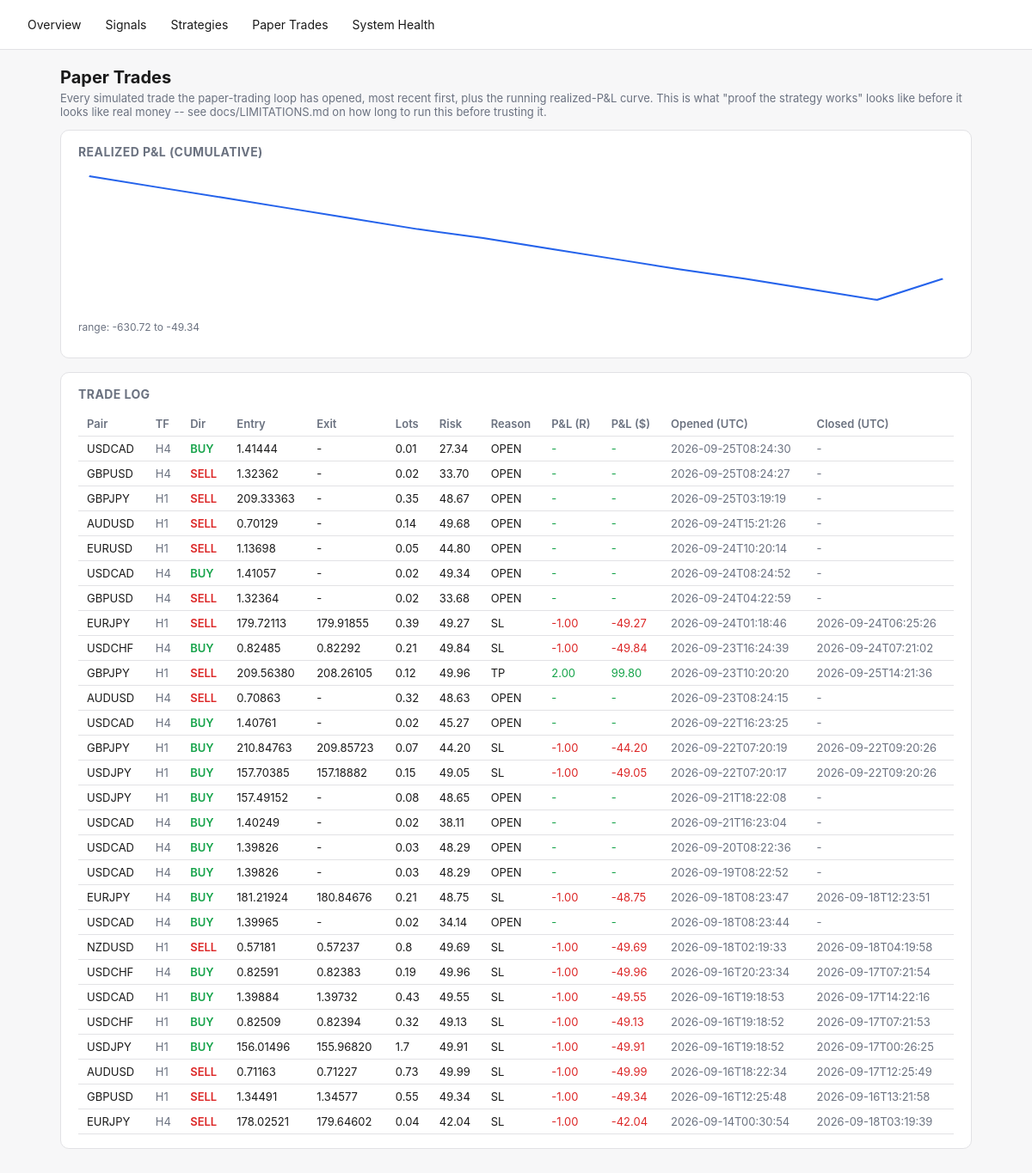
Screenshot of /paper-trades with the database file from the repository.
### tables this page shows
CREATE TABLE paper_trades (
    id INTEGER PRIMARY KEY AUTOINCREMENT,
    signal_id TEXT REFERENCES signals(id),
    pair TEXT NOT NULL,
    direction TEXT NOT NULL,
    entry_time TEXT NOT NULL,
    entry_price REAL NOT NULL,
    stop_loss REAL NOT NULL,
    take_profit REAL NOT NULL,
    lots REAL,                 -- position size at entry (fx_engine.position_sizing), if it could be computed
    risk_amount REAL,          -- dollar amount risked at entry, lots * stop_distance * pip_value
    exit_time TEXT,
    exit_price REAL,
    exit_reason TEXT,
    pnl_r REAL,
    pnl_amount REAL,           -- real dollar P&L = pnl_r * risk_amount (NULL if risk_amount unknown)
    created_at TEXT NOT NULL
, timeframe TEXT NOT NULL DEFAULT 'H4');

### fx_engine/dashboard.py (the view)
    @app.route("/paper-trades")
    def paper_trades_page():
        d = get_db()
        curve = d.paper_equity_curve()
        return render_template(
            "paper_trades.html", trades=d.recent_paper_trades(limit=200), curve=curve,
            svg_points=_equity_curve_svg_points(curve),
            curve_min=min((p["cumulative"] for p in curve), default=0.0),
            curve_max=max((p["cumulative"] for p in curve), default=0.0),
        )

### fx_engine/dashboard.py (called while the page is built)
def _equity_curve_svg_points(curve: list[dict], width: int = 640, height: int = 160, pad: int = 8) -> str:
    if len(curve) < 2:
        return ""
    values = [p["cumulative"] for p in curve]
    lo, hi = min(values), max(values)
    span = (hi - lo) or 1.0
    n = len(values)
    points = []
    for i, v in enumerate(values):
        x = pad + (i / (n - 1)) * (width - 2 * pad)
        y = pad + (1 - (v - lo) / span) * (height - 2 * pad)
        points.append(f"{x:.1f},{y:.1f}")
    return " ".join(points)

### fx_engine/db.py (called while the page is built)
    @contextmanager
    def _conn(self):
        conn = sqlite3.connect(self.path)
        conn.row_factory = sqlite3.Row
        try:
            yield conn
            conn.commit()
        finally:
            conn.close()

    def recent_paper_trades(self, limit: int = 100) -> list[dict]:
        with self._conn() as conn:
            rows = conn.execute(
                "SELECT * FROM paper_trades ORDER BY created_at DESC LIMIT ?", (limit,),
            ).fetchall()
        return [dict(r) for r in rows]

    def paper_equity_curve(self) -> list[dict]:
        with self._conn() as conn:
            rows = conn.execute(
                """SELECT exit_time, pnl_amount FROM paper_trades
                   WHERE exit_time IS NOT NULL AND pnl_amount IS NOT NULL
                   ORDER BY exit_time ASC"""
            ).fetchall()
        cumulative = 0.0
        curve = []
        for r in rows:
            cumulative += r["pnl_amount"]
            curve.append({"exit_time": r["exit_time"], "pnl_amount": r["pnl_amount"], "cumulative": cumulative})
        return curve

### fx_engine/templates/paper_trades.html (shortened to what this page needs)
{% extends "base.html" %}
{% block content %}
<h1>Paper Trades</h1>
<p class="lede">Every simulated trade the paper-trading loop has opened, most recent first, plus the running
realized-P&amp;L curve. This is what "proof the strategy works" looks like before it looks like real money -- see
docs/LIMITATIONS.md on how long to run this before trusting it.</p>
<div class="card">
  <h2>Realized P&amp;L (cumulative)</h2>
  {% if svg_points %}
  <svg viewBox="0 0 640 160" width="100%" height="160" preserveAspectRatio="none">
    <polyline points="{{ svg_points }}" fill="none" stroke="var(--accent)" stroke-width="2" />
  </svg>
  <p class="muted" style="font-size:12px;">range: {{ "%.2f"|format(curve_min) }} to {{ "%.2f"|format(curve_max) }}</p>
  {% else %}
  <p class="muted">Not enough closed trades yet for a curve (need at least 2).</p>
  {% endif %}
</div>
<div class="card">
  <h2>Trade Log</h2>
  <div class="overflow">
  <table>
    <tr>
      <th>Pair</th><th>TF</th><th>Dir</th><th>Entry</th><th>Exit</th><th>Lots</th><th>Risk</th>
      <th>Reason</th><th>P&amp;L (R)</th><th>P&amp;L ($)</th><th>Opened (UTC)</th><th>Closed (UTC)</th>
    </tr>
    {% for t in trades %}
    <tr>
      <td>{{ t.pair }}</td>
      <td class="muted">{{ t.timeframe or "H4" }}</td>
      <td class="{{ 'buy' if t.direction=='BUY' else 'sell' }}">{{ t.direction }}</td>
      <td>{{ "%.5f"|format(t.entry_price) }}</td>
      <td>{{ "%.5f"|format(t.exit_price) if t.exit_price is not none else "-" }}</td>
      <td>{{ t.lots if t.lots is not none else "-" }}</td>
      <td>{{ "%.2f"|format(t.risk_amount) if t.risk_amount is not none else "-" }}</td>
      <td>{{ t.exit_reason or "OPEN" }}</td>
      <td style="color:{{ 'var(--green)' if (t.pnl_r or 0) >= 0 else 'var(--red)' }}">
        {{ "%.2f"|format(t.pnl_r) if t.pnl_r is not none else "-" }}
      </td>
      <td style="color:{{ 'var(--green)' if (t.pnl_amount or 0) >= 0 else 'var(--red)' }}">
        {{ "%.2f"|format(t.pnl_amount) if t.pnl_amount is not none else "-" }}
      </td>
      <td class="muted">{{ t.entry_time[:19] }}</td>
      <td class="muted">{{ t.exit_time[:19] if t.exit_time else "-" }}</td>
    </tr>
    {% else %}
    <tr><td colspan="12" class="muted">No paper trades yet -- run `python -m fx_engine.main paper --once`.</td></tr>
    {% endfor %}
  </table>
  </div>
</div>
{% endblock %}

### fx_engine/templates/base.html (style rules this page uses)
:root { --bg:#f7f7f8; --fg:#1a1a1a; --card:#ffffff; --border:#e2e2e5; --accent:#2563eb; --green:#16a34a; --red:#dc2626; --amber:#d97706; --muted:#6b7280; }
* { box-sizing: border-box; }
body { margin:0; font-family:-apple-system,BlinkMacSystemFont,"Segoe UI",sans-serif; background:var(--bg); color:var(--fg); }
.card { background:var(--card); border:1px solid var(--border); border-radius:10px; padding:16px 20px; margin-bottom:16px; }
table { width:100%; border-collapse:collapse; font-size:13px; }
th, td { text-align:left; padding:6px 10px; border-bottom:1px solid var(--border); white-space:nowrap; }
th { color:var(--muted); font-weight:600; }
.buy { color:var(--green); font-weight:600; }
.sell { color:var(--red); font-weight:600; }
.muted { color:var(--muted); }
h1 { font-size:20px; margin:0 0 4px; }
h2 { font-size:14px; margin:0 0 12px; color:var(--muted); text-transform:uppercase; letter-spacing:.03em; }
p.lede { color:var(--muted); font-size:13px; margin-top:0; }
.overflow { overflow-x:auto; }

### rows the page displays
paper_trades: pair "USDCAD", timeframe "H4", direction "BUY", entry_price "1.41444", exit_price "-", lots "0.01", risk_amount "27.34", exit_reason "OPEN", pnl_r "-", pnl_amount "-", entry_time "2026-09-25T08:24:30", exit_time "-"
paper_trades: pair "GBPUSD", timeframe "H4", direction "SELL", entry_price "1.32362", exit_price "-", lots "0.02", risk_amount "33.70", exit_reason "OPEN", pnl_r "-", pnl_amount "-", entry_time "2026-09-25T08:24:27", exit_time "-"
paper_trades: pair "GBPJPY", timeframe "H1", direction "SELL", entry_price "209.33363", exit_price "-", lots "0.35", risk_amount "48.67", exit_reason "OPEN", pnl_r "-", pnl_amount "-", entry_time "2026-09-25T03:19:19", exit_time "-"
paper_trades: pair "AUDUSD", timeframe "H1", direction "SELL", entry_price "0.70129", exit_price "-", lots "0.14", risk_amount "49.68", exit_reason "OPEN", pnl_r "-", pnl_amount "-", entry_time "2026-09-24T15:21:26", exit_time "-"
paper_trades: pair "EURUSD", timeframe "H1", direction "SELL", entry_price "1.13698", exit_price "-", lots "0.05", risk_amount "44.80", exit_reason "OPEN", pnl_r "-", pnl_amount "-", entry_time "2026-09-24T10:20:14", exit_time "-"
paper_trades: pair "USDCAD", timeframe "H4", direction "BUY", entry_price "1.41057", exit_price "-", lots "0.02", risk_amount "49.34", exit_reason "OPEN", pnl_r "-", pnl_amount "-", entry_time "2026-09-24T08:24:52", exit_time "-"
paper_trades: pair "GBPUSD", timeframe "H4", direction "SELL", entry_price "1.32364", exit_price "-", lots "0.02", risk_amount "33.68", exit_reason "OPEN", pnl_r "-", pnl_amount "-", entry_time "2026-09-24T04:22:59", exit_time "-"
paper_trades: pair "EURJPY", timeframe "H1", direction "SELL", entry_price "179.72113", exit_price "179.91855", lots "0.39", risk_amount "49.27", exit_reason "SL", pnl_r "-1.00", pnl_amount "-49.27", entry_time "2026-09-24T01:18:46", exit_time "2026-09-24T06:25:26"
paper_trades: pair "USDCHF", timeframe "H4", direction "BUY", entry_price "0.82485", exit_price "0.82292", lots "0.21", risk_amount "49.84", exit_reason "SL", pnl_r "-1.00", pnl_amount "-49.84", entry_time "2026-09-23T16:24:39", exit_time "2026-09-24T07:21:02"
paper_trades: pair "GBPJPY", timeframe "H1", direction "SELL", entry_price "209.56380", exit_price "208.26105", lots "0.12", risk_amount "49.96", exit_reason "TP", pnl_r "2.00", pnl_amount "99.80", entry_time "2026-09-23T10:20:20", exit_time "2026-09-25T14:21:36"
paper_trades: pair "AUDUSD", timeframe "H4", direction "SELL", entry_price "0.70863", exit_price "-", lots "0.32", risk_amount "48.63", exit_reason "OPEN", pnl_r "-", pnl_amount "-", entry_time "2026-09-23T08:24:15", exit_time "-"
paper_trades: pair "USDCAD", timeframe "H4", direction "BUY", entry_price "1.40761", exit_price "-", lots "0.02", risk_amount "45.27", exit_reason "OPEN", pnl_r "-", pnl_amount "-", entry_time "2026-09-22T16:23:25", exit_time "-"
paper_trades: pair "GBPJPY", timeframe "H1", direction "BUY", entry_price "210.84763", exit_price "209.85723", lots "0.07", risk_amount "44.20", exit_reason "SL", pnl_r "-1.00", pnl_amount "-44.20", entry_time "2026-09-22T07:20:19", exit_time "2026-09-22T09:20:26"
paper_trades: pair "USDJPY", timeframe "H1", direction "BUY", entry_price "157.70385", exit_price "157.18882", lots "0.15", risk_amount "49.05", exit_reason "SL", pnl_r "-1.00", pnl_amount "-49.05", entry_time "2026-09-22T07:20:17", exit_time "2026-09-22T09:20:26"
paper_trades: pair "USDJPY", timeframe "H1", direction "BUY", entry_price "157.49152", exit_price "-", lots "0.08", risk_amount "48.65", exit_reason "OPEN", pnl_r "-", pnl_amount "-", entry_time "2026-09-21T18:22:08", exit_time "-"
paper_trades: pair "USDCAD", timeframe "H4", direction "BUY", entry_price "1.40249", exit_price "-", lots "0.02", risk_amount "38.11", exit_reason "OPEN", pnl_r "-", pnl_amount "-", entry_time "2026-09-21T16:23:04", exit_time "-"
paper_trades: pair "USDCAD", timeframe "H4", direction "BUY", entry_price "1.39826", exit_price "-", lots "0.03", risk_amount "48.29", exit_reason "OPEN", pnl_r "-", pnl_amount "-", entry_time "2026-09-20T08:22:36", exit_time "-"
paper_trades: pair "USDCAD", timeframe "H4", direction "BUY", entry_price "1.39826", exit_price "-", lots "0.03", risk_amount "48.29", exit_reason "OPEN", pnl_r "-", pnl_amount "-", entry_time "2026-09-19T08:22:52", exit_time "-"
paper_trades: pair "EURJPY", timeframe "H4", direction "BUY", entry_price "181.21924", exit_price "180.84676", lots "0.21", risk_amount "48.75", exit_reason "SL", pnl_r "-1.00", pnl_amount "-48.75", entry_time "2026-09-18T08:23:47", exit_time "2026-09-18T12:23:51"
paper_trades: pair "USDCAD", timeframe "H4", direction "BUY", entry_price "1.39965", exit_price "-", lots "0.02", risk_amount "34.14", exit_reason "OPEN", pnl_r "-", pnl_amount "-", entry_time "2026-09-18T08:23:44", exit_time "-"
paper_trades: pair "NZDUSD", timeframe "H1", direction "SELL", entry_price "0.57181", exit_price "0.57237", lots "0.8", risk_amount "49.69", exit_reason "SL", pnl_r "-1.00", pnl_amount "-49.69", entry_time "2026-09-18T02:19:33", exit_time "2026-09-18T04:19:58"
paper_trades: pair "USDCHF", timeframe "H4", direction "BUY", entry_price "0.82591", exit_price "0.82383", lots "0.19", risk_amount "49.96", exit_reason "SL", pnl_r "-1.00", pnl_amount "-49.96", entry_time "2026-09-16T20:23:34", exit_time "2026-09-17T07:21:54"
paper_trades: pair "USDCAD", timeframe "H1", direction "BUY", entry_price "1.39884", exit_price "1.39732", lots "0.43", risk_amount "49.55", exit_reason "SL", pnl_r "-1.00", pnl_amount "-49.55", entry_time "2026-09-16T19:18:53", exit_time "2026-09-17T14:22:16"
paper_trades: pair "USDCHF", timeframe "H1", direction "BUY", entry_price "0.82509", exit_price "0.82394", lots "0.32", risk_amount "49.13", exit_reason "SL", pnl_r "-1.00", pnl_amount "-49.13", entry_time "2026-09-16T19:18:52", exit_time "2026-09-17T07:21:53"
paper_trades: pair "USDJPY", timeframe "H1", direction "BUY", entry_price "156.01496", exit_price "155.96820", lots "1.7", risk_amount "49.91", exit_reason "SL", pnl_r "-1.00", pnl_amount "-49.91", entry_time "2026-09-16T19:18:52", exit_time "2026-09-17T00:26:25"
paper_trades: pair "AUDUSD", timeframe "H1", direction "SELL", entry_price "0.71163", exit_price "0.71227", lots "0.73", risk_amount "49.99", exit_reason "SL", pnl_r "-1.00", pnl_amount "-49.99", entry_time "2026-09-16T18:22:34", exit_time "2026-09-17T12:25:49"
paper_trades: pair "GBPUSD", timeframe "H1", direction "SELL", entry_price "1.34491", exit_price "1.34577", lots "0.55", risk_amount "49.34", exit_reason "SL", pnl_r "-1.00", pnl_amount "-49.34", entry_time "2026-09-16T12:25:48", exit_time "2026-09-16T13:21:58"
paper_trades: pair "EURJPY", timeframe "H4", direction "SELL", entry_price "178.02521", exit_price "179.64602", lots "0.04", risk_amount "42.04", exit_reason "SL", pnl_r "-1.00", pnl_amount "-42.04", entry_time "2026-09-14T00:30:54", exit_time "2026-09-18T03:19:39"

### other values shown
{{ "%.2f"|format(curve_min) }} "-630.72"
{{ "%.2f"|format(curve_max) }} "-49.34"
